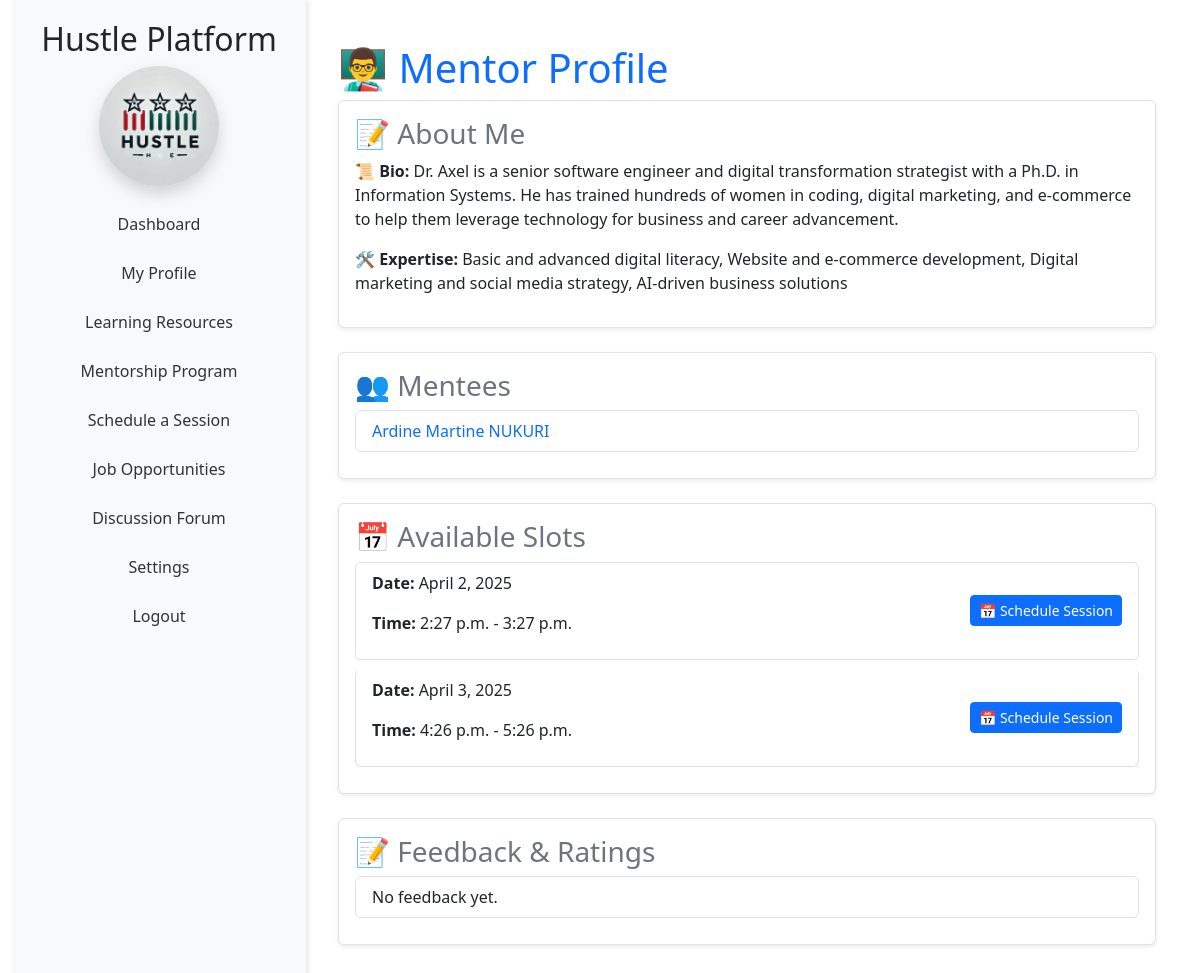
The page /pmentor/profile/6 (signed in) on the database its author committed.
### capstone/models.py (models this page shows, shortened)
class User(AbstractUser):
    USER_TYPE_CHOICES = (
        ('mentor', 'Mentor'),
        ('participant', 'Participant'),
    )
    LANGUAGE_CHOICES = [
        ("en", "English"),
        ("fr", "French"),
        ("es", "Spanish"),
        ("sw", "Swahili"),
        ("rw", "Kinyarwanda")
    ]
    language_preference = models.CharField(max_length=4, choices=LANGUAGE_CHOICES, default="fr")
    full_name = models.CharField(max_length=255)
    email = models.EmailField(unique=True)
    phone_number = models.CharField(max_length=15)
    user_type = models.CharField(max_length=20, choices=USER_TYPE_CHOICES)
    terms_accepted = models.BooleanField(default=False)

class MentorProfile(models.Model):
    user = models.OneToOneField(User, on_delete=models.CASCADE, related_name='mentor_profile')
    mentees = models.ManyToManyField(ParticipantProfile, related_name='mentors', blank=True)
    bio = models.TextField(blank=True, null=True)
    expertise_areas = models.TextField(blank=True, null=True, help_text="List your expertise areas separated by commas.")
    feedback = models.TextField(blank=True, null=True)
    rating = models.FloatField(default=0.0)

class MentorAvailability(models.Model):
    mentor = models.ForeignKey(User, on_delete=models.CASCADE, related_name="availability")
    date = models.DateField()
    start_time = models.TimeField()
    end_time = models.TimeField()
    is_booked = models.BooleanField(default=False)

### capstone/views.py (the view)
# urls.py: path('pmentor/profile/<int:mentor_id>', views.pmentor_profile, name='pmentor_profile'),
@login_required
def pmentor_profile(request, mentor_id):
    mentor = get_object_or_404(User, id=mentor_id, user_type='mentor')
    profile, created = MentorProfile.objects.get_or_create(user=mentor)
    profile.refresh_from_db()  # 🔥 Ensure it fetches the latest changes
    availability_slots = MentorAvailability.objects.filter(mentor=mentor).order_by("date", "start_time")
    mentees = User.objects.filter(
        id__in=MentorshipRequest.objects.filter(mentor=mentor, status='approved').values_list('mentee_id', flat=True)
    )
    feedbacks = Feedback.objects.filter(mentor=mentor)
    return render(request, 'capstone/pmentor_profile.html', {
        'profile': profile,
        'mentor': mentor,
        'mentees': mentees,
        'feedbacks': feedbacks,
        'availability_slots': availability_slots,
    })

### capstone/templatetags/custom_filters.py (called while the page is built)
@register.filter
def translate(text, target_lang):
    return text

### capstone/templates/capstone/pmentor_profile.html (shortened to what this page needs)
{% extends 'participant-base.html' %}
{% load custom_filters %}
{% block participant_content %}
<div class="container mt-4">
    <h1 class="text-primary">👨‍🏫 {{ "Mentor Profile"|translate:user.language_preference }}</h1>
    <section class="mb-4 p-3 border rounded shadow-sm bg-white">
        <h3 class="text-secondary">📝 {{ "About Me"|translate:user.language_preference }}</h3>
        <p><strong>📜 {{ "Bio:"|translate:user.language_preference }}</strong> {{ profile.bio|default:"Not provided"|translate:user.language_preference }}</p>
        <p><strong>🛠️ {{ "Expertise:"|translate:user.language_preference }}</strong> {{ profile.expertise_areas|default:"Not provided"|translate:user.language_preference }}</p>
    </section>
    <section class="mb-4 p-3 border rounded shadow-sm bg-white">
        <h3 class="text-secondary">👥 {{ "Mentees"|translate:user.language_preference }}</h3>
        <ul class="list-group">
            {% for mentee in mentees %}
                <li class="list-group-item">
                    <a href="{% url 'participant_profile' mentee.id %}" class="text-decoration-none">
                        {{ mentee.full_name }}
                    </a>
                </li>
            {% empty %}
                <li class="list-group-item">{{ "No mentees yet."|translate:user.language_preference }}</li>
            {% endfor %}
        </ul>
    </section>
    <section class="mb-4 p-3 border rounded shadow-sm bg-white">
        <h3 class="text-secondary">📅 {{ "Available Slots"|translate:user.language_preference }}</h3>
        <ul class="list-group">
            {% for slot in availability_slots %}
                {% if not slot.is_booked %}
                    <li class="list-group-item d-flex justify-content-between align-items-center">
                        <div>
                            <p><strong>{{ "Date:"|translate:user.language_preference }}</strong> {{ slot.date }}</p>
                            <p><strong>{{ "Time:"|translate:user.language_preference }}</strong> {{ slot.start_time }} - {{ slot.end_time }}</p>
                        </div>
                        {% if request.user.user_type == "participant" %}
                            <a href="{% url 'schedule_session' mentor.id slot.id %}" class="btn btn-primary btn-sm">
                                📅 {{ "Schedule Session"|translate:user.language_preference }}
                            </a>
                        {% endif %}
                    </li>
                {% endif %}
            {% empty %}
                <li class="list-group-item text-center">{{ "No available slots."|translate:user.language_preference }}</li>
            {% endfor %}
        </ul>
    </section>
    <section class="mb-4 p-3 border rounded shadow-sm bg-white">
        <h3 class="text-secondary">📝 {{ "Feedback & Ratings"|translate:user.language_preference }}</h3>
        <ul class="list-group">
            {% for feedback in feedbacks %}
                <li class="list-group-item">
                    <strong>{{ "From:"|translate:user.language_preference }}</strong> {{ "Anonymous User"|translate:user.language_preference }}<br>
                    <strong>{{ "Rating:"|translate:user.language_preference }}</strong> ⭐{{ feedback.rating }}/5 <br>
                    <strong>{{ "Feedback:"|translate:user.language_preference }}</strong> {{ feedback.feedback }}
                </li>
            {% empty %}
                <li class="list-group-item">{{ "No feedback yet."|translate:user.language_preference }}</li>
            {% endfor %}
        </ul>
    </section>
</div>
{% endblock %}

### capstone/templates/participant-base.html (shortened to what this page needs)
{% load static %}
{% load custom_filters %}
<!DOCTYPE html>
<html lang="{{ user.language_preference|default:'en' }}">
<head>
    <link href="https://cdn.jsdelivr.net/npm/bootstrap@5.3.0/dist/css/bootstrap.min.css" rel="stylesheet">
    <link href="https://cdnjs.cloudflare.com/ajax/libs/font-awesome/6.0.0-beta3/css/all.min.css" rel="stylesheet">
    <link href="{% static 'css/participant-styles.css' %}" rel="stylesheet">
</head>
<body>
    <div class="container-fluid">
        <div class="sidebar text-center">
            <h2>Hustle Platform</h2>
            <img src="{% static 'logo.webp' %}" alt="Hustle Platform Logo"
                 class="img-fluid mb-3 rounded-circle shadow" style="width: 120px; height: 120px; object-fit: cover;">
            <ul class="nav flex-column">
                <li class="nav-item">
                    <a class="nav-link" href="{% url 'participant_dashboard' %}">
                        {{ "Dashboard"|translate:user.language_preference }}
                    </a>
                </li>
                <li class="nav-item">
                    <a class="nav-link" href="{% url 'participant_profile' request.user.id %}">
                        {{ "My Profile"|translate:user.language_preference }}
                    </a>
                </li>
                <li class="nav-item">
                    <a class="nav-link" href="{% url 'learning_resources' %}">
                        {{ "Learning Resources"|translate:user.language_preference }}
                    </a>
                </li>
                <li class="nav-item">
                    <a class="nav-link" href="{% url 'submit_mentorship_request' %}">
                        {{ "Mentorship Program"|translate:user.language_preference }}
                    </a>
                </li>
                <li class="nav-item">
                    <a class="nav-link" href="{% url 'available_sessions' %}">
                        {{ "Schedule a Session"|translate:user.language_preference }}
                    </a>
                </li>
                <li class="nav-item">
                    <a class="nav-link" href="{% url 'job_listings' %}">
                        {{ "Job Opportunities"|translate:user.language_preference }}
                    </a>
                </li>
                <li class="nav-item">
                    <a class="nav-link" href="{% url 'list_threads' %}">
                        {{ "Discussion Forum"|translate:user.language_preference }}
                    </a>
                </li>
                <li class="nav-item">
                    <a class="nav-link" href="{% url 'account_settings' %}">
                        {{ "Settings"|translate:user.language_preference }}
                    </a>
                </li>
                <li class="nav-item">
                    <a class="nav-link" href="{% url 'login' %}">
                        {{ "Logout"|translate:user.language_preference }}
                    </a>
                </li>
            </ul>
        </div>
        <div class="main-content">
            {% block participant_content %}{% endblock %}
        </div>
    </div>
</body>
</html>

### static/css/participant-styles.css (style rules this page uses)
.nav-link { color: #333; padding: 10px 15px; border-radius: 5px; margin-bottom: 5px; transition: all 0.3s ease; }
.list-group-item { margin-bottom: 10px; border-radius: 5px; }

### capstone/templates/participant-base.html (style rules this page uses)
html, body { height: 100%; margin: 0; overflow: hidden; }
.container-fluid { height: 100vh; display: flex; }
.sidebar { height: 100vh; overflow-y: scroll; background-color: #f8f9fa; padding: 20px; box-shadow: 2px 0 5px rgba(0,0,0,0.1); flex: 0 0 25%; scrollbar-width: none; }
.main-content { flex: 1; overflow-y: auto; padding: 20px; }

### rows shown on the page
User: language_preference "Dashboard", language_preference "My Profile", language_preference "Learning Resources", language_preference "Mentorship Program", language_preference "Schedule a Session", language_preference "Job Opportunities", language_preference "Discussion Forum", language_preference "Settings", language_preference "Logout", language_preference "Mentor Profile", language_preference "About Me", language_preference "Bio:", language_preference "Expertise:", language_preference "Mentees", full_name "Ardine Martine NUKURI", language_preference "Available Slots", language_preference "Date:", language_preference "Time:", language_preference "Schedule Session", language_preference "Feedback & Ratings", language_preference "No feedback yet."
MentorProfile: bio|translate "Dr. Axel is a senior software engineer and digital transformation strategist with a Ph.D. in Information Systems. He has trained hundreds of women in coding, digital marketing, and e-commerce to help them leverage technology for business and career advancement.", expertise_areas|translate "Basic and advanced digital literacy, Website and e-commerce development, Digital marketing and social media strategy, AI-driven business solutions"
MentorAvailability: date "April 2, 2025", start_time "2:27 p.m.", end_time "3:27 p.m."
MentorAvailability: date "April 3, 2025", start_time "4:26 p.m.", end_time "5:26 p.m."
